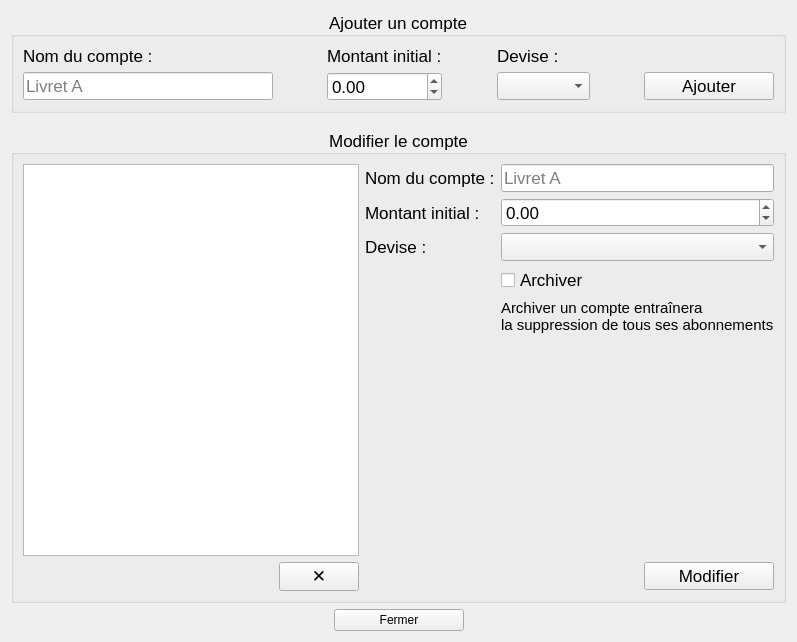
<?xml version="1.0" encoding="UTF-8"?>
<ui version="4.0">
 <class>ManageAccount</class>
 <widget class="QWidget" name="ManageAccount">
  <property name="geometry">
   <rect>
    <x>0</x>
    <y>0</y>
    <width>725</width>
    <height>642</height>
   </rect>
  </property>
  <property name="windowTitle">
   <string>Form</string>
  </property>
  <layout class="QGridLayout" name="gridLayout_2">
   <item row="0" column="0" colspan="3">
    <widget class="QGroupBox" name="groupBox_add">
     <property name="minimumSize">
      <size>
       <width>671</width>
       <height>0</height>
      </size>
     </property>
     <property name="font">
      <font>
       <pointsize>13</pointsize>
      </font>
     </property>
     <property name="title">
      <string>Ajouter un compte</string>
     </property>
     <property name="alignment">
      <set>Qt::AlignCenter</set>
     </property>
     <layout class="QGridLayout" name="gridLayout">
      <item row="0" column="0">
       <widget class="QLabel" name="label">
        <property name="text">
         <string>Nom du compte :</string>
        </property>
       </widget>
      </item>
      <item row="1" column="2">
       <widget class="QDoubleSpinBox" name="doubleSpinBox">
        <property name="suffix">
         <string/>
        </property>
        <property name="minimum">
         <double>-99999.000000000000000</double>
        </property>
        <property name="maximum">
         <double>99999.000000000000000</double>
        </property>
       </widget>
      </item>
      <item row="1" column="6">
       <widget class="QPushButton" name="pushButton_add">
        <property name="minimumSize">
         <size>
          <width>130</width>
          <height>0</height>
         </size>
        </property>
        <property name="text">
         <string>Ajouter</string>
        </property>
       </widget>
      </item>
      <item row="0" column="4">
       <widget class="QLabel" name="label_6">
        <property name="text">
         <string>Devise :</string>
        </property>
       </widget>
      </item>
      <item row="0" column="3" rowspan="2">
       <spacer name="horizontalSpacer_5">
        <property name="orientation">
         <enum>Qt::Horizontal</enum>
        </property>
        <property name="sizeHint" stdset="0">
         <size>
          <width>77</width>
          <height>20</height>
         </size>
        </property>
       </spacer>
      </item>
      <item row="1" column="0">
       <widget class="QLineEdit" name="lineEdit_nom">
        <property name="minimumSize">
         <size>
          <width>250</width>
          <height>0</height>
         </size>
        </property>
        <property name="placeholderText">
         <string>Livret A</string>
        </property>
       </widget>
      </item>
      <item row="0" column="2">
       <widget class="QLabel" name="label_2">
        <property name="text">
         <string>Montant initial :</string>
        </property>
       </widget>
      </item>
      <item row="0" column="5" rowspan="2">
       <spacer name="horizontalSpacer_6">
        <property name="orientation">
         <enum>Qt::Horizontal</enum>
        </property>
        <property name="sizeHint" stdset="0">
         <size>
          <width>77</width>
          <height>20</height>
         </size>
        </property>
       </spacer>
      </item>
      <item row="0" column="1" rowspan="2">
       <spacer name="horizontalSpacer_4">
        <property name="orientation">
         <enum>Qt::Horizontal</enum>
        </property>
        <property name="sizeHint" stdset="0">
         <size>
          <width>77</width>
          <height>20</height>
         </size>
        </property>
       </spacer>
      </item>
      <item row="1" column="4">
       <widget class="QComboBox" name="comboBox_devise"/>
      </item>
     </layout>
    </widget>
   </item>
   <item row="3" column="2">
    <spacer name="horizontalSpacer_2">
     <property name="orientation">
      <enum>Qt::Horizontal</enum>
     </property>
     <property name="sizeHint" stdset="0">
      <size>
       <width>275</width>
       <height>20</height>
      </size>
     </property>
    </spacer>
   </item>
   <item row="2" column="0" colspan="3">
    <widget class="QGroupBox" name="groupBox">
     <property name="maximumSize">
      <size>
       <width>16777215</width>
       <height>16777215</height>
      </size>
     </property>
     <property name="font">
      <font>
       <pointsize>13</pointsize>
      </font>
     </property>
     <property name="title">
      <string>Modifier le compte</string>
     </property>
     <property name="alignment">
      <set>Qt::AlignCenter</set>
     </property>
     <layout class="QGridLayout" name="gridLayout_3">
      <item row="0" column="0" colspan="5">
       <layout class="QGridLayout" name="gridLayout_4">
        <item row="2" column="2">
         <widget class="QLabel" name="label_7">
          <property name="text">
           <string>Devise :</string>
          </property>
         </widget>
        </item>
        <item row="7" column="0">
         <spacer name="horizontalSpacer_3">
          <property name="orientation">
           <enum>Qt::Horizontal</enum>
          </property>
          <property name="sizeType">
           <enum>QSizePolicy::Fixed</enum>
          </property>
          <property name="sizeHint" stdset="0">
           <size>
            <width>250</width>
            <height>20</height>
           </size>
          </property>
         </spacer>
        </item>
        <item row="0" column="0" rowspan="6" colspan="2">
         <widget class="QListWidget" name="listWidget">
          <property name="minimumSize">
           <size>
            <width>0</width>
            <height>300</height>
           </size>
          </property>
         </widget>
        </item>
        <item row="0" column="2">
         <widget class="QLabel" name="label_4">
          <property name="text">
           <string>Nom du compte :</string>
          </property>
         </widget>
        </item>
        <item row="7" column="4">
         <widget class="QPushButton" name="pushButton_modify">
          <property name="minimumSize">
           <size>
            <width>130</width>
            <height>0</height>
           </size>
          </property>
          <property name="maximumSize">
           <size>
            <width>130</width>
            <height>16777215</height>
           </size>
          </property>
          <property name="text">
           <string>Modifier</string>
          </property>
         </widget>
        </item>
        <item row="1" column="2">
         <widget class="QLabel" name="label_3">
          <property name="text">
           <string>Montant initial :</string>
          </property>
         </widget>
        </item>
        <item row="7" column="1">
         <widget class="QPushButton" name="pushButton_delete">
          <property name="text">
           <string>✕</string>
          </property>
         </widget>
        </item>
        <item row="3" column="2" rowspan="3">
         <spacer name="verticalSpacer">
          <property name="orientation">
           <enum>Qt::Vertical</enum>
          </property>
          <property name="sizeHint" stdset="0">
           <size>
            <width>20</width>
            <height>40</height>
           </size>
          </property>
         </spacer>
        </item>
        <item row="7" column="3">
         <spacer name="horizontalSpacer_7">
          <property name="orientation">
           <enum>Qt::Horizontal</enum>
          </property>
          <property name="sizeHint" stdset="0">
           <size>
            <width>274</width>
            <height>20</height>
           </size>
          </property>
         </spacer>
        </item>
        <item row="5" column="3" colspan="2">
         <spacer name="verticalSpacer_2">
          <property name="orientation">
           <enum>Qt::Vertical</enum>
          </property>
          <property name="sizeHint" stdset="0">
           <size>
            <width>20</width>
            <height>40</height>
           </size>
          </property>
         </spacer>
        </item>
        <item row="4" column="3" colspan="2">
         <widget class="QLabel" name="label_5">
          <property name="font">
           <font>
            <pointsize>11</pointsize>
           </font>
          </property>
          <property name="text">
           <string>Archiver un compte entraînera 
la suppression de tous ses abonnements</string>
          </property>
         </widget>
        </item>
        <item row="3" column="3" colspan="2">
         <widget class="QCheckBox" name="checkBox_archive">
          <property name="text">
           <string>Archiver</string>
          </property>
         </widget>
        </item>
        <item row="2" column="3" colspan="2">
         <widget class="QComboBox" name="comboBox_devise_2"/>
        </item>
        <item row="1" column="3" colspan="2">
         <widget class="QDoubleSpinBox" name="doubleSpinBox_2">
          <property name="suffix">
           <string/>
          </property>
          <property name="minimum">
           <double>-99999.000000000000000</double>
          </property>
          <property name="maximum">
           <double>99999.000000000000000</double>
          </property>
         </widget>
        </item>
        <item row="0" column="3" colspan="2">
         <widget class="QLineEdit" name="lineEdit_nom_2">
          <property name="minimumSize">
           <size>
            <width>0</width>
            <height>0</height>
           </size>
          </property>
          <property name="maximumSize">
           <size>
            <width>16777215</width>
            <height>16777215</height>
           </size>
          </property>
          <property name="placeholderText">
           <string>Livret A</string>
          </property>
         </widget>
        </item>
       </layout>
      </item>
     </layout>
    </widget>
   </item>
   <item row="1" column="1">
    <spacer name="verticalSpacer_4">
     <property name="orientation">
      <enum>Qt::Vertical</enum>
     </property>
     <property name="sizeType">
      <enum>QSizePolicy::Fixed</enum>
     </property>
     <property name="sizeHint" stdset="0">
      <size>
       <width>20</width>
       <height>10</height>
      </size>
     </property>
    </spacer>
   </item>
   <item row="3" column="1">
    <widget class="QPushButton" name="pushButton_close">
     <property name="minimumSize">
      <size>
       <width>130</width>
       <height>0</height>
      </size>
     </property>
     <property name="text">
      <string>Fermer</string>
     </property>
     <property name="shortcut">
      <string>Ctrl+W</string>
     </property>
    </widget>
   </item>
   <item row="3" column="0">
    <spacer name="horizontalSpacer">
     <property name="orientation">
      <enum>Qt::Horizontal</enum>
     </property>
     <property name="sizeHint" stdset="0">
      <size>
       <width>274</width>
       <height>20</height>
      </size>
     </property>
    </spacer>
   </item>
  </layout>
 </widget>
 <tabstops>
  <tabstop>lineEdit_nom</tabstop>
  <tabstop>doubleSpinBox</tabstop>
  <tabstop>pushButton_add</tabstop>
  <tabstop>pushButton_close</tabstop>
 </tabstops>
 <resources/>
 <connections/>
</ui>
